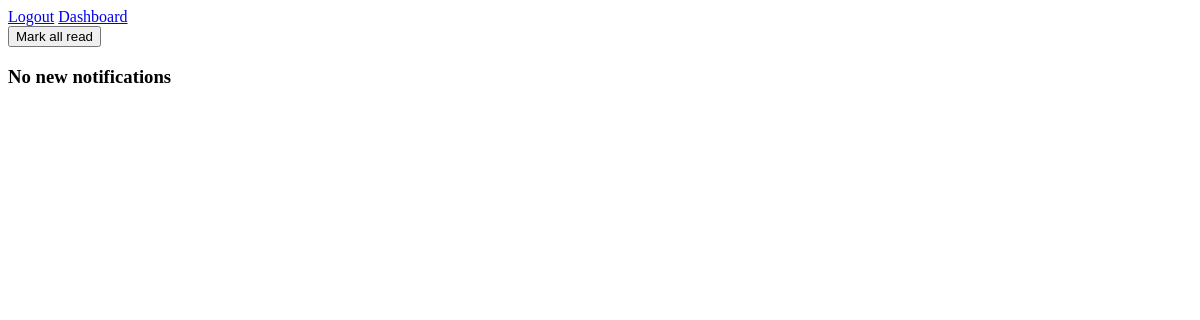
Page /notifications/ (signed in) on the earlier database version.
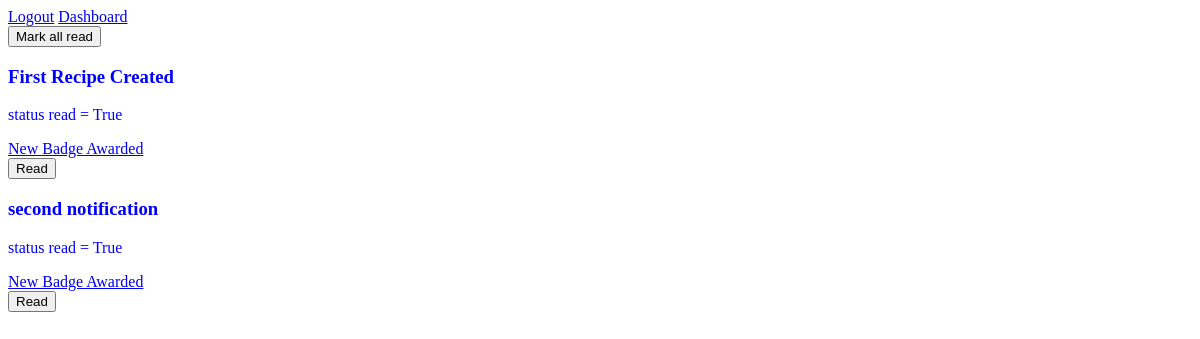
Same page on the later database version.
### notifications/models.py (models this page shows, shortened)
class Notification(models.Model):
    categories = (("badge awarded", "Badge Awarded"),)
    description = models.CharField(max_length=255)
    category = models.CharField(max_length = 255, choices = categories, null = True, blank = True)
    user = models.ForeignKey(User, on_delete=models.CASCADE)
    notification_time = models.DateTimeField(auto_now_add=True)
    read = models.BooleanField(default=False)

### notifications/views.py (the view)
# urls.py: path('', views.view_notifications, name='notifications'),
@login_required
def view_notifications(request):
    notifications = Notification.objects.filter(user = request.user)
    return render(request, 'notifications/notifications.html',{
        'notifications': notifications,
    })

### notifications/context_processors.py (called while the page is built)
def notification_processor(request):
    num_notifications = ''
    if request.user.is_authenticated:
        count = Notification.objects.filter(user = request.user).count()
        if count > 0:
            num_notifications = count
    return {'num_notifications':num_notifications}

### notifications/templates/notifications/notifications.html (shortened to what this page needs)
{% extends 'core/base.html' %}
{% block content %}
<form action="{% url 'notifications:notifications_clear' %}" method="post">
    <button type="submit" name="mark_all_read">Mark all read</button>
</form>
{% for notification in notifications %}
    <div class="notification-card {% if notification.read == False %}unread{% else %}read{% endif %}">
        <h3>{{notification.description}}</h3>
        <p>status read = {{notification.read}}</p>
        <a href="{% url 'badges:badges' %}">New Badge Awarded</a>
        <form action="{% url 'notifications:notification_read' notification.id %}" method="post">
            <button type="submit" name="mark_read">Read</button>
        </form>
    </div>
{% empty %}
<h3>No new notifications</h3>
{% endfor %}
{% endblock content %}

Differences in the rows shown:
added Notification: description "First Recipe Created", read "True"
added Notification: description "second notification", read "True"
Other differences:
text no longer shown: "No new notifications"
